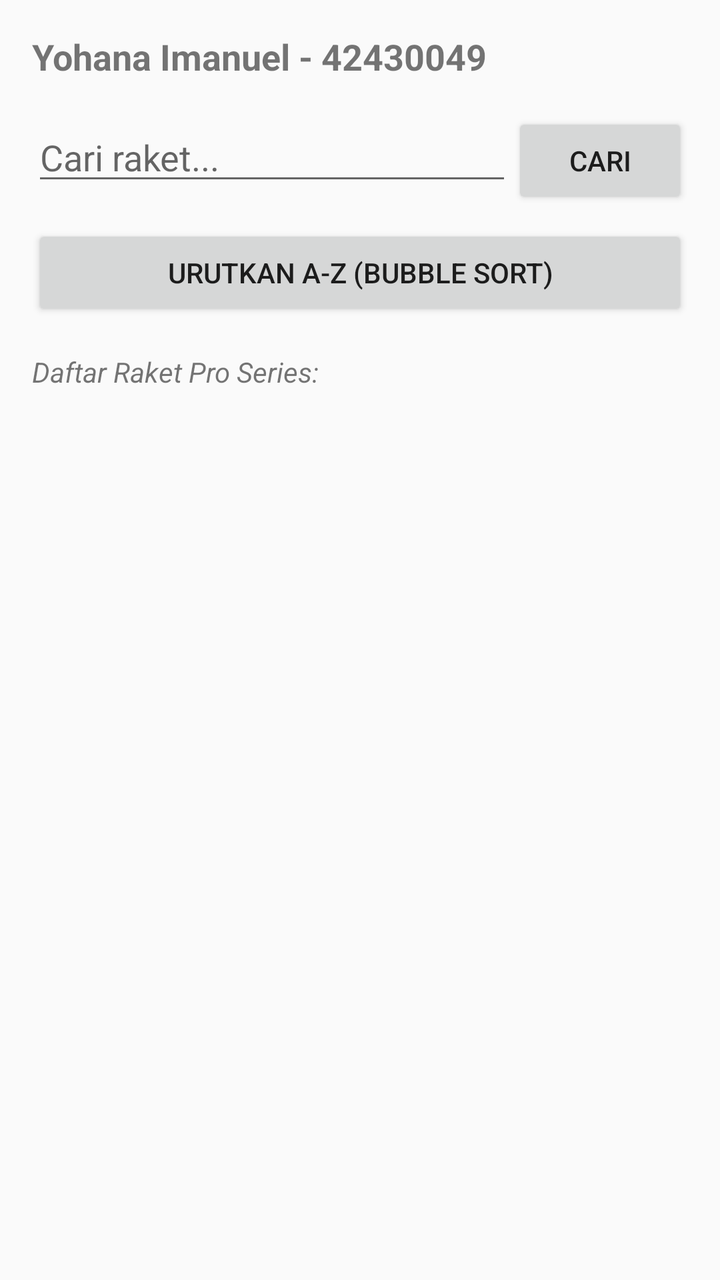
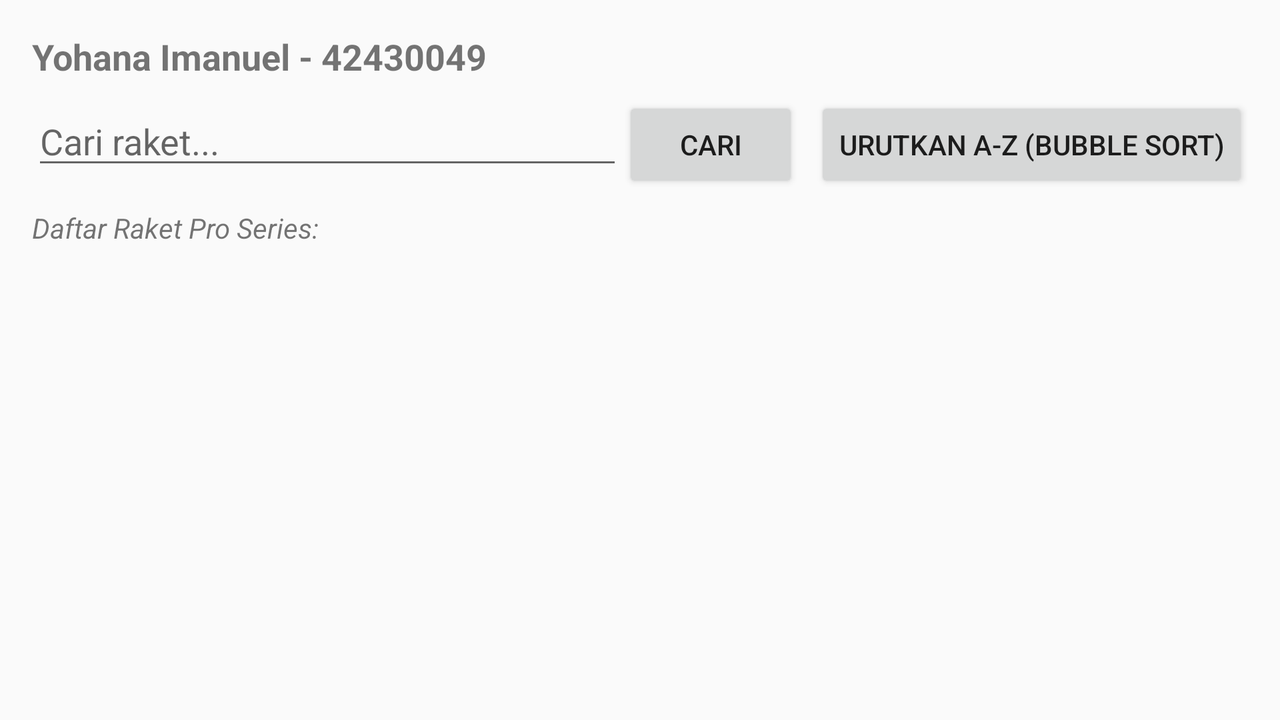

An Android layout and its configuration variant, each rendered on a device that would load it. The default file and the variant file are quoted in full after the pictures.
<!-- AndroidManifest.xml: activity theme Theme.UAS_PemrogramanSeluler_42430049 -->
<!-- res/layout/activity_main.xml -->
<?xml version="1.0" encoding="utf-8"?>
<LinearLayout
    xmlns:android="http://schemas.android.com/apk/res/android"
    android:layout_width="match_parent"
    android:layout_height="match_parent"
    android:orientation="vertical"
    android:padding="16dp">

    
    <TextView
        android:id="@+id/tvIdentitas"
        android:layout_width="wrap_content"
        android:layout_height="wrap_content"
        android:text="Yohana Imanuel - 42430049"
        android:textStyle="bold"
        android:textSize="18sp"
        android:layout_marginBottom="16dp" />

    
    <LinearLayout
        android:id="@+id/layout_search"
        android:layout_width="match_parent"
        android:layout_height="wrap_content"
        android:orientation="horizontal">

        <EditText
            android:id="@+id/etSearch"
            android:layout_width="0dp"
            android:layout_height="wrap_content"
            android:layout_weight="1"
            android:hint="Cari raket..." />

        <Button
            android:id="@+id/btnSearch"
            android:layout_width="wrap_content"
            android:layout_height="wrap_content"
            android:text="Cari" />
    </LinearLayout>

    
    <Button
        android:id="@+id/btnSort"
        android:layout_width="match_parent"
        android:layout_height="wrap_content"
        android:text="Urutkan A-Z (Bubble Sort)"
        android:layout_marginTop="8dp" />

    
    <TextView
        android:id="@+id/tvLabel"
        android:layout_width="wrap_content"
        android:layout_height="wrap_content"
        android:text="Daftar Raket Pro Series:"
        android:layout_marginTop="16dp"
        android:textStyle="italic"
        android:layout_marginBottom="8dp" />

    
    <ListView
        android:id="@+id/listViewRaket"
        android:layout_width="match_parent"
        android:layout_height="match_parent" />

</LinearLayout>
<!-- resources referenced by this layout -->
<resources>
  <style name="Theme.UAS_PemrogramanSeluler_42430049" parent="Theme.AppCompat.DayNight.DarkActionBar">
          
          <item name="colorPrimary">@color/purple_500</item>
          <item name="colorPrimaryDark">@color/purple_700</item>
          <item name="colorAccent">@color/teal_200</item>
      </style>
</resources>
<!-- res/layout-land/activity_main.xml (the repository's variant of the layout above) -->
<!-- drawn on the phone turned sideways -->
<?xml version="1.0" encoding="utf-8"?>
<LinearLayout
    xmlns:android="http://schemas.android.com/apk/res/android"
    android:layout_width="match_parent"
    android:layout_height="match_parent"
    android:orientation="vertical"
    android:padding="16dp">

    <TextView
        android:id="@+id/tvIdentitas"
        android:layout_width="wrap_content"
        android:layout_height="wrap_content"
        android:text="Yohana Imanuel - 42430049"
        android:textStyle="bold"
        android:textSize="18sp"
        android:layout_marginBottom="8dp" />

    <LinearLayout
        android:layout_width="match_parent"
        android:layout_height="wrap_content"
        android:orientation="horizontal">

        <EditText
            android:id="@+id/etSearch"
            android:layout_width="0dp"
            android:layout_height="wrap_content"
            android:layout_weight="1"
            android:hint="Cari raket..." />

        <Button
            android:id="@+id/btnSearch"
            android:layout_width="wrap_content"
            android:layout_height="wrap_content"
            android:text="Cari"
            android:layout_marginEnd="8dp" />

        <Button
            android:id="@+id/btnSort"
            android:layout_width="wrap_content"
            android:layout_height="wrap_content"
            android:text="Urutkan A-Z (Bubble Sort)" />
    </LinearLayout>

    <TextView
        android:id="@+id/tvLabel"
        android:layout_width="wrap_content"
        android:layout_height="wrap_content"
        android:text="Daftar Raket Pro Series:"
        android:layout_marginTop="8dp"
        android:textStyle="italic" />

    <ListView
        android:id="@+id/listViewRaket"
        android:layout_width="match_parent"
        android:layout_height="match_parent"
        android:layout_marginTop="4dp" />

</LinearLayout>
